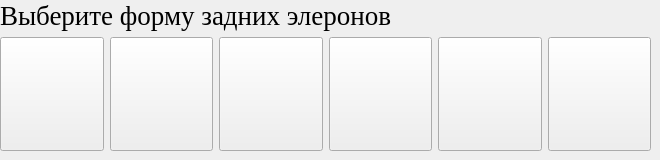
     <widget class="QWidget" name="tab_6">
      <attribute name="title">
       <string>Вид Задних Элер</string>
      </attribute>
      <widget class="QWidget" name="layoutWidget_3">
       <property name="geometry">
        <rect>
         <x>0</x>
         <y>0</y>
         <width>651</width>
         <height>151</height>
        </rect>
       </property>
       <layout class="QVBoxLayout" name="verticalLayout_3">
        <item>
         <widget class="QLabel" name="label_10">
          <property name="font">
           <font>
            <family>Times New Roman</family>
            <pointsize>20</pointsize>
           </font>
          </property>
          <property name="text">
           <string>Выберите форму задних элеронов</string>
          </property>
         </widget>
        </item>
        <item>
         <layout class="QGridLayout" name="gridLayout_6">
          <item row="1" column="0">
           <widget class="QPushButton" name="pushButton_54">
            <property name="enabled">
             <bool>true</bool>
            </property>
            <property name="sizePolicy">
             <sizepolicy hsizetype="Fixed" vsizetype="Expanding">
              <horstretch>7</horstretch>
              <verstretch>0</verstretch>
             </sizepolicy>
            </property>
            <property name="font">
             <font>
              <pointsize>48</pointsize>
             </font>
            </property>
            <property name="whatsThis">
             <string>&lt;html&gt;&lt;head/&gt;&lt;body&gt;&lt;p&gt;1233&lt;/p&gt;&lt;/body&gt;&lt;/html&gt;</string>
            </property>
            <property name="text">
             <string/>
            </property>
            <property name="icon">
             <iconset>
              <normaloff>Pic/tt1.jpg</normaloff>Pic/tt1.jpg</iconset>
            </property>
            <property name="iconSize">
             <size>
              <width>80</width>
              <height>80</height>
             </size>
            </property>
            <property name="checkable">
             <bool>false</bool>
            </property>
           </widget>
          </item>
          <item row="1" column="4">
           <widget class="QPushButton" name="pushButton_55">
            <property name="enabled">
             <bool>true</bool>
            </property>
            <property name="sizePolicy">
             <sizepolicy hsizetype="Fixed" vsizetype="Expanding">
              <horstretch>7</horstretch>
              <verstretch>0</verstretch>
             </sizepolicy>
            </property>
            <property name="font">
             <font>
              <pointsize>48</pointsize>
             </font>
            </property>
            <property name="text">
             <string/>
            </property>
            <property name="icon">
             <iconset>
              <normaloff>Pic/tt5.jpg</normaloff>Pic/tt5.jpg</iconset>
            </property>
            <property name="iconSize">
             <size>
              <width>80</width>
              <height>80</height>
             </size>
            </property>
            <property name="checkable">
             <bool>false</bool>
            </property>
           </widget>
          </item>
          <item row="1" column="2">
           <widget class="QPushButton" name="pushButton_56">
            <property name="enabled">
             <bool>true</bool>
            </property>
            <property name="sizePolicy">
             <sizepolicy hsizetype="Fixed" vsizetype="Expanding">
              <horstretch>7</horstretch>
              <verstretch>0</verstretch>
             </sizepolicy>
            </property>
            <property name="font">
             <font>
              <pointsize>48</pointsize>
             </font>
            </property>
            <property name="text">
             <string/>
            </property>
            <property name="icon">
             <iconset>
              <normaloff>Pic/tt3.jpg</normaloff>Pic/tt3.jpg</iconset>
            </property>
            <property name="iconSize">
             <size>
              <width>80</width>
              <height>80</height>
             </size>
            </property>
            <property name="checkable">
             <bool>false</bool>
            </property>
           </widget>
          </item>
          <item row="1" column="1">
           <widget class="QPushButton" name="pushButton_57">
            <property name="enabled">
             <bool>true</bool>
            </property>
            <property name="sizePolicy">
             <sizepolicy hsizetype="Fixed" vsizetype="Expanding">
              <horstretch>7</horstretch>
              <verstretch>0</verstretch>
             </sizepolicy>
            </property>
            <property name="font">
             <font>
              <pointsize>48</pointsize>
             </font>
            </property>
            <property name="text">
             <string/>
            </property>
            <property name="icon">
             <iconset>
              <normaloff>Pic/tt2.jpg</normaloff>Pic/tt2.jpg</iconset>
            </property>
            <property name="iconSize">
             <size>
              <width>80</width>
              <height>80</height>
             </size>
            </property>
            <property name="checkable">
             <bool>false</bool>
            </property>
           </widget>
          </item>
          <item row="1" column="3">
           <widget class="QPushButton" name="pushButton_58">
            <property name="enabled">
             <bool>true</bool>
            </property>
            <property name="sizePolicy">
             <sizepolicy hsizetype="Fixed" vsizetype="Expanding">
              <horstretch>7</horstretch>
              <verstretch>0</verstretch>
             </sizepolicy>
            </property>
            <property name="font">
             <font>
              <pointsize>48</pointsize>
             </font>
            </property>
            <property name="text">
             <string/>
            </property>
            <property name="icon">
             <iconset>
              <normaloff>Pic/tt4.jpg</normaloff>Pic/tt4.jpg</iconset>
            </property>
            <property name="iconSize">
             <size>
              <width>80</width>
              <height>80</height>
             </size>
            </property>
            <property name="checkable">
             <bool>false</bool>
            </property>
           </widget>
          </item>
          <item row="1" column="5">
           <widget class="QPushButton" name="pushButton_59">
            <property name="sizePolicy">
             <sizepolicy hsizetype="Fixed" vsizetype="Expanding">
              <horstretch>7</horstretch>
              <verstretch>0</verstretch>
             </sizepolicy>
            </property>
            <property name="font">
             <font>
              <pointsize>48</pointsize>
             </font>
            </property>
            <property name="text">
             <string/>
            </property>
            <property name="icon">
             <iconset>
              <normaloff>Pic/tt6.jpg</normaloff>Pic/tt6.jpg</iconset>
            </property>
            <property name="iconSize">
             <size>
              <width>80</width>
              <height>80</height>
             </size>
            </property>
           </widget>
          </item>
         </layout>
        </item>
       </layout>
      </widget>
     </widget>
